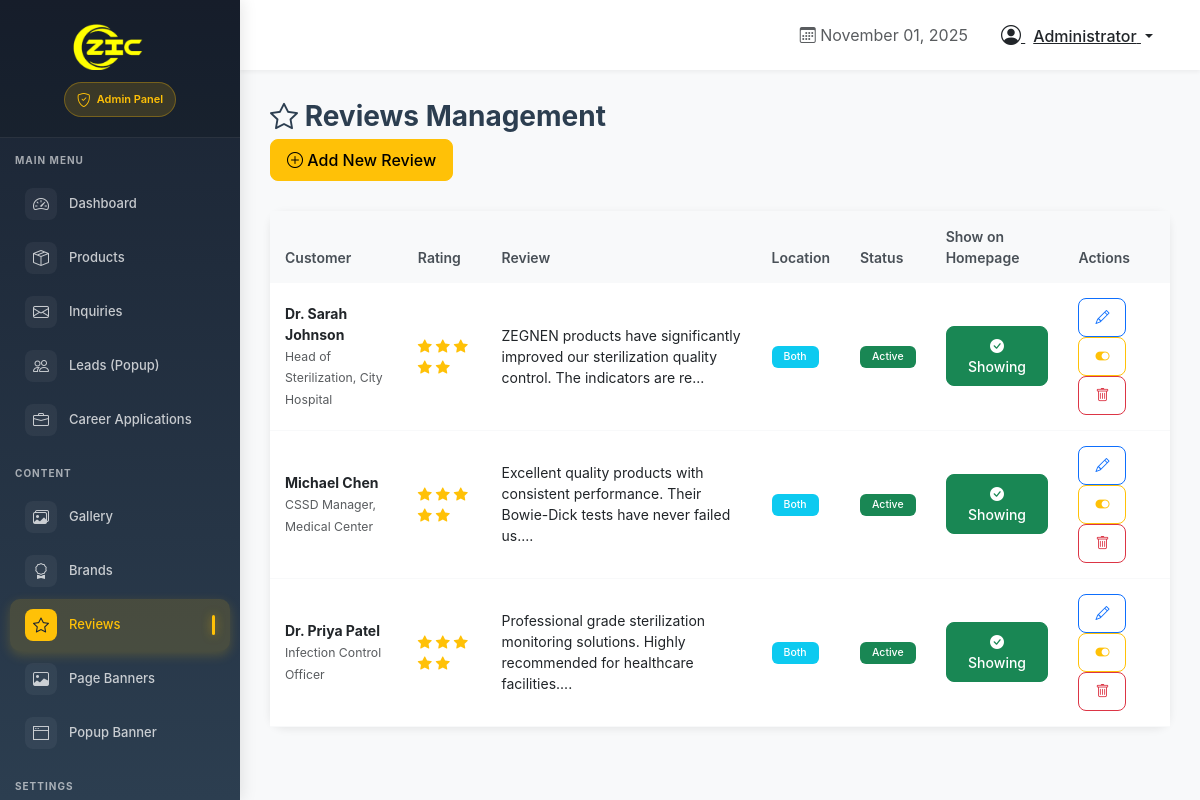
Page /admin/reviews.php (signed in) on the committed database.
### tables this page shows
CREATE TABLE `reviews` (
  `id` int(11) NOT NULL,
  `customer_name` varchar(100) NOT NULL,
  `customer_role` varchar(100) DEFAULT NULL,
  `rating` int(11) NOT NULL CHECK (`rating` >= 1 and `rating` <= 5),
  `comment` text NOT NULL,
  `product_id` int(11) DEFAULT NULL,
  `display_location` enum('homepage','product','both') DEFAULT 'homepage',
  `status` enum('active','inactive') DEFAULT 'active',
  `created_at` timestamp NOT NULL DEFAULT current_timestamp(),
  `updated_at` timestamp NOT NULL DEFAULT current_timestamp() ON UPDATE current_timestamp()
);

### config/Database.php (called while the page is built, shortened)
<?php
class Database {
    private static $instance = null;
    private $connection;
    private $host;
    private $dbname;
    private $username;
    private $password;
    private function __construct() {
        $this->host = $_ENV['DB_HOST'] ?? 'localhost';
        $this->dbname = $_ENV['DB_NAME'] ?? 'zic';
        $this->username = $_ENV['DB_USER'] ?? 'root';
        $this->password = $_ENV['DB_PASS'] ?? '';
    }
    private function loadEnv() {
        $envFile = dirname(__DIR__) . '/.env';
        if (file_exists($envFile)) {
            $lines = file($envFile, FILE_IGNORE_NEW_LINES | FILE_SKIP_EMPTY_LINES);
            foreach ($lines as $line) {
                if (strpos(trim($line), '#') === 0) {
                    continue;
                }
                list($key, $value) = explode('=', $line, 2);
                $key = trim($key);
                $value = trim($value);
            }
        }
    }
    private function connect() {
        try {
            $dsn = "mysql:host={$this->host};dbname={$this->dbname};charset=utf8mb4";
            $options = [
                PDO::ATTR_ERRMODE => PDO::ERRMODE_EXCEPTION,
                PDO::ATTR_DEFAULT_FETCH_MODE => PDO::FETCH_ASSOC,
                PDO::ATTR_EMULATE_PREPARES => false,
                PDO::MYSQL_ATTR_INIT_COMMAND => "SET NAMES utf8mb4"
            ];
            $this->connection = new PDO($dsn, $this->username, $this->password, $options);
        } catch (PDOException $e) {
            die("Database Connection Failed: " . $e->getMessage());
        }
    }
    public static function getInstance() {
        if (self::$instance === null) {
            self::$instance = new self();
        }
        return self::$instance;
    }
    public function query($sql, $params = []) {
        try {
            $stmt = $this->connection->prepare($sql);
            $stmt->execute($params);
            return $stmt;
        } catch (PDOException $e) {
            error_log("Database Query Error: " . $e->getMessage());
            throw $e;
        }
    }
    public function fetchAll($sql, $params = []) {
        $stmt = $this->query($sql, $params);
        return $stmt->fetchAll();
    }
}

### config/Auth.php (called while the page is built, shortened)
<?php
class Auth {
    public static function generateToken() {
        return $_SESSION['csrf_token'];
    }
}

### admin/reviews.php (the view, shortened to what this page needs)
<?php
require_once '../config/Database.php';
require_once '../config/Auth.php';
$db = Database::getInstance();
$reviews = $db->fetchAll("SELECT * FROM reviews ORDER BY created_at DESC");
?>
<!DOCTYPE html>
<html lang="en">
<head>
    <link href="https://cdn.jsdelivr.net/npm/bootstrap@5.3.0/dist/css/bootstrap.min.css" rel="stylesheet">
    <link rel="stylesheet" href="https://cdn.jsdelivr.net/npm/bootstrap-icons@1.11.0/font/bootstrap-icons.css">
    <link rel="stylesheet" href="assets/css/admin.css">
</head>
<body>
    <?php include 'includes/sidebar.php'; ?>
    <div class="main-content">
        <?php include 'includes/header.php'; ?>
        <div class="content-wrapper">
            <div class="page-header">
                <h1 class="page-title">
                    <i class="bi bi-star"></i> Reviews Management
                </h1>
                <button class="btn btn-primary" data-bs-toggle="modal" data-bs-target="#addReviewModal">
                    <i class="bi bi-plus-circle"></i> Add New Review
                </button>
            </div>
            <div class="card">
                <div class="card-body p-0">
                    <div class="table-responsive">
                        <table class="table table-hover mb-0">
                            <thead>
                                <tr>
                                    <th>Customer</th>
                                    <th>Rating</th>
                                    <th>Review</th>
                                    <th>Location</th>
                                    <th>Status</th>
                                    <th>Show on Homepage</th>
                                    <th>Actions</th>
                                </tr>
                            </thead>
                            <tbody>
                                <?php foreach ($reviews as $review): ?>
                                <tr>
                                    <td>
                                        <strong><?php echo htmlspecialchars($review['customer_name']); ?></strong>
                                        <br><small class="text-muted"><?php echo htmlspecialchars($review['customer_role']); ?></small>
                                    </td>
                                    <td>
                                        <?php for ($i = 1; $i <= 5; $i++): ?>
                                            <i class="bi bi-star<?php echo $i <= $review['rating'] ? '-fill text-warning' : ' text-muted'; ?>"></i>
                                        <?php endfor; ?>
                                    </td>
                                    <td><?php echo htmlspecialchars(substr($review['comment'], 0, 100)) . '...'; ?></td>
                                    <td><span class="badge bg-info"><?php echo ucfirst($review['display_location']); ?></span></td>
                                    <td>
                                        <span class="badge bg-<?php echo $review['status'] === 'active' ? 'success' : 'secondary'; ?>">
                                            <?php echo ucfirst($review['status']); ?>
                                        </span>
                                    </td>
                                    <td class="text-center">
                                        <?php
                                        $isOnHomepage = in_array($review['display_location'], ['homepage', 'both']);
                                        ?>
                                        <a href="?toggle_homepage=<?php echo $review['id']; ?>&token=<?php echo Auth::generateToken(); ?>"
                                           class="btn btn-sm btn-<?php echo $isOnHomepage ? 'success' : 'outline-secondary'; ?>"
                                           title="<?php echo $isOnHomepage ? 'Hide from homepage' : 'Show on homepage'; ?>">
                                            <i class="bi bi-<?php echo $isOnHomepage ? 'check-circle-fill' : 'circle'; ?>"></i>
                                            <?php echo $isOnHomepage ? 'Showing' : 'Hidden'; ?>
                                        </a>
                                    </td>
                                    <td>
                                        <button class="btn btn-sm btn-outline-primary edit-review-btn"
                                                data-review='<?php echo json_encode($review); ?>'
                                                title="Edit Review">
                                            <i class="bi bi-pencil"></i>
                                        </button>
                                        <a href="?toggle_status=<?php echo $review['id']; ?>&token=<?php echo Auth::generateToken(); ?>"
                                           class="btn btn-sm btn-outline-<?php echo $review['status'] === 'active' ? 'warning' : 'success'; ?>"
                                           title="Toggle Status">
                                            <i class="bi bi-toggle-<?php echo $review['status'] === 'active' ? 'on' : 'off'; ?>"></i>
                                        </a>
                                        <a href="?delete=<?php echo $review['id']; ?>&token=<?php echo Auth::generateToken(); ?>"
                                           class="btn btn-sm btn-outline-danger"
                                           onclick="return confirm('Delete this review?')">
                                            <i class="bi bi-trash"></i>
                                        </a>
                                    </td>
                                </tr>
                                <?php endforeach; ?>
                            </tbody>
                        </table>
                    </div>
                </div>
            </div>
        </div>
    </div>
</body>
</html>

### admin/assets/css/admin.css (style rules this page uses)
:root { --sidebar-width: 240px; --header-height: 70px; --primary-color: #FFC107; --primary-dark: #FF9800; --sidebar-bg: linear-gradient(180deg, #1a2332 0%, #2c3e50 100%); --sidebar-hover: rgba(255, 193, 7, 0.1); --active-color: #FFC107; --text-muted: rgba(255, 255, 255, 0.6); }
* { margin: 0; padding: 0; box-sizing: border-box; }
body { font-family: 'Inter', -apple-system, BlinkMacSystemFont, 'Segoe UI', Roboto, sans-serif; background: #f8f9fa; overflow-x: hidden; }
.main-content { margin-left: var(--sidebar-width); min-height: 100vh; transition: margin-left 0.3s ease; }
.content-wrapper { padding: 30px; }
.page-header { margin-bottom: 30px; }
.page-title { font-size: 28px; font-weight: 700; color: #2c3e50; margin-bottom: 5px; }
.card { border: none; border-radius: 15px; box-shadow: 0 2px 8px rgba(0,0,0,0.08); margin-bottom: 30px; }
.table { font-size: 14px; }
.table thead th { background: #f8f9fa; border: none; font-weight: 600; color: #495057; padding: 15px; }
.table tbody td { padding: 15px; vertical-align: middle; border-bottom: 1px solid #f8f9fa; }
.btn { border-radius: 8px; padding: 8px 16px; font-weight: 500; transition: all 0.3s ease; }
.btn-primary { background: var(--primary-color); border-color: var(--primary-color); color: #000; }
.badge { padding: 6px 12px; font-weight: 500; border-radius: 6px; }

### rows in the picture
reviews: customer_name "Dr. Sarah Johnson", customer_role "Head of Sterilization, City Hospital", rating 5 (drawn), comment "ZEGNEN products have significantly improved our sterilization quality control. The indicators are re", display_location "Both", status "Active", shows "Showing"
reviews: customer_name "Michael Chen", customer_role "CSSD Manager, Medical Center", rating 5 (drawn), comment "Excellent quality products with consistent performance. Their Bowie-Dick tests have never failed us.", display_location "Both", status "Active", shows "Showing"
reviews: customer_name "Dr. Priya Patel", customer_role "Infection Control Officer", rating 5 (drawn), comment "Professional grade sterilization monitoring solutions. Highly recommended for healthcare facilities.", display_location "Both", status "Active", shows "Showing"

### other values in the picture
$user['name'] "Administrator"
